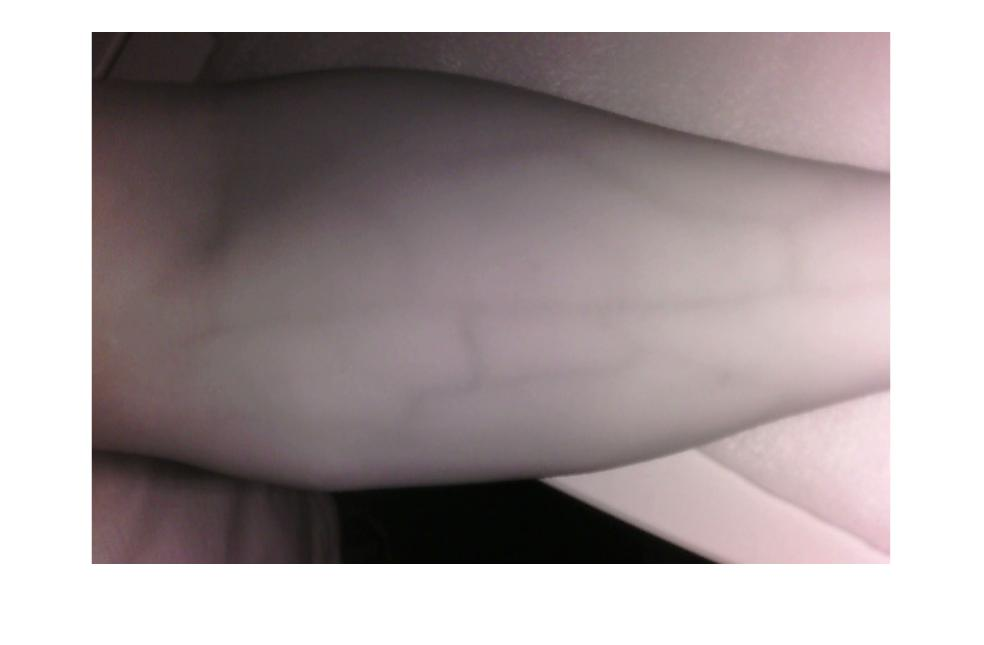
%> input picture Test Code/original.jpg, 984 x 645 px
$ octave test1.m   (GNU Octave 9; MATLAB toolbox functions it lacks are replaced by stand-ins)
%> lines starting %> are read from the running program, lines starting %| are printed output that depends on the picture; in (x1, y1, x2, y2) boxes, pixels count from 0 and x2, y2 are one past the last pixel; in counts of white or black regions, pixels touching at a corner belong together; the program's own positions count from 1
clear; clc;
a = imread('original.jpg');
%> a is the input picture: size 645x984x3 uint8; mean R, G, B 168.6, 158.8, 160.1
a2 = rgb2gray(a);
f = fspecial('laplacian');
af = filter2(f,a2);
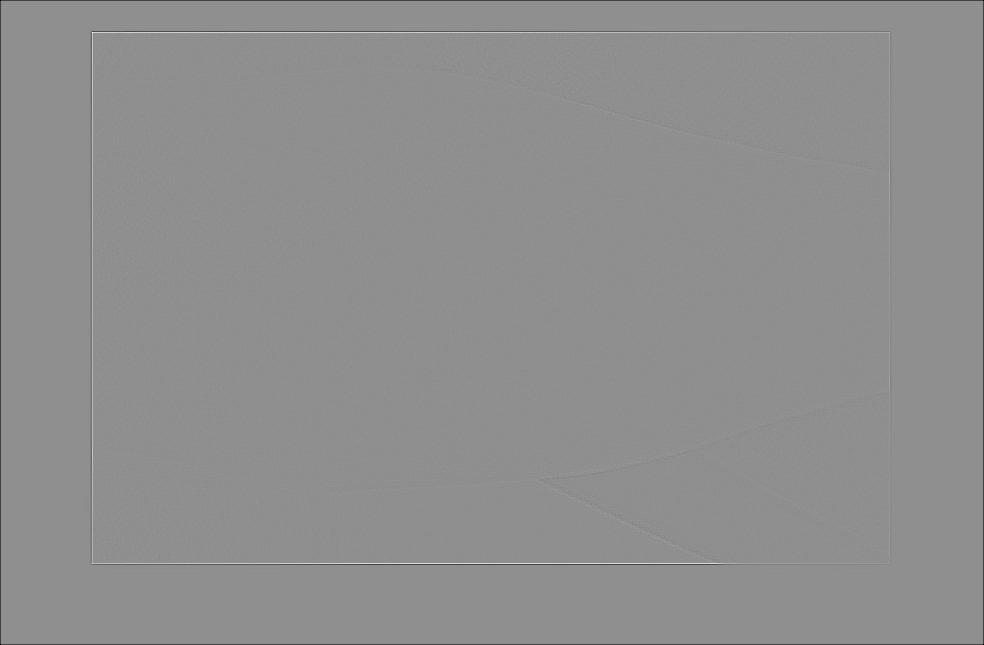
%> af: size 645x984 double; min -467.5, max 364.5, mean -1.3; drawn with min black and max white
imshow(af)
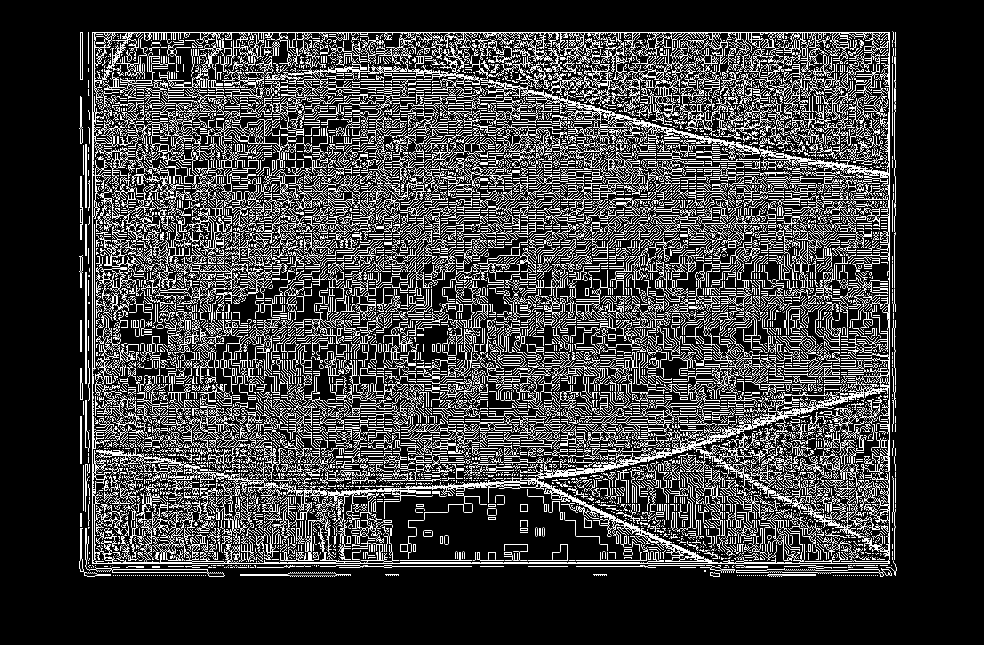
%> displayed picture: size 645x984, on the screen's scale of 0 to 255; min 0, max 255, mean 61.7
e = edge(a2, 'log');
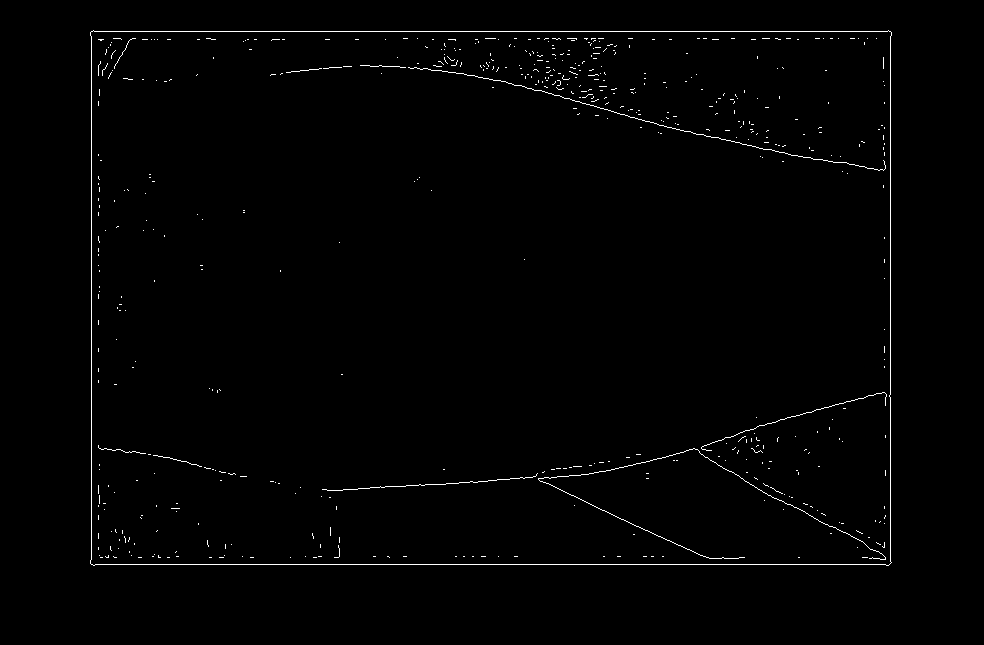
%> e: size 645x984 logical; 0.96% white in thin lines or dots, all inside (x1, y1, x2, y2) = (90, 30, 892, 566)
imshow(e)
h = fspecial('disk');
e1 = edge(a2, 'zerocross',h);
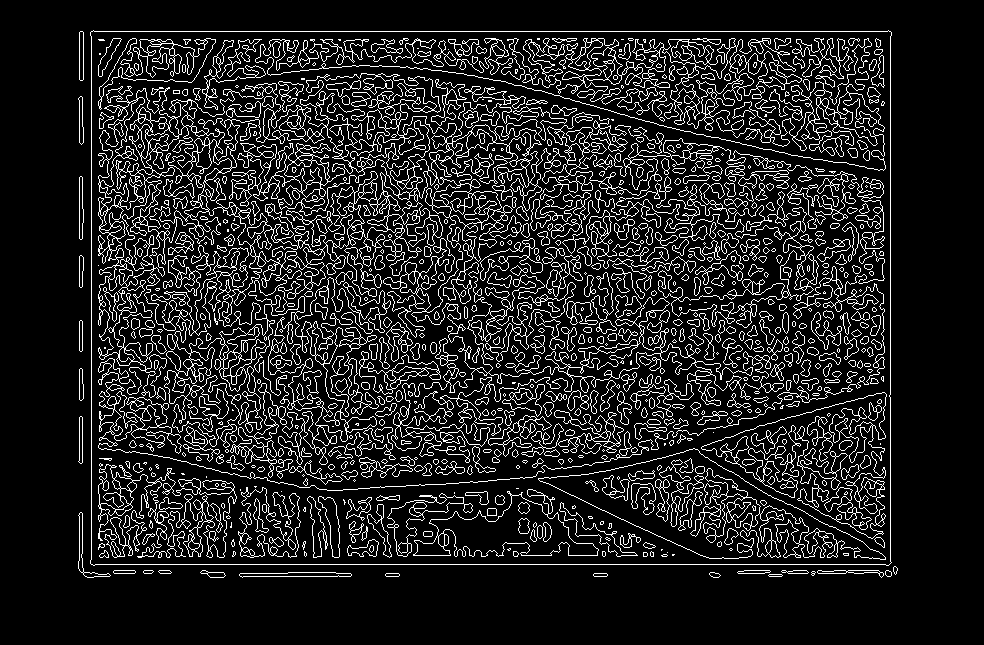
%> e1: size 645x984 logical; 12.9% white in thin lines or dots, all inside (x1, y1, x2, y2) = (78, 30, 898, 578)
imshow(e1)

$ run again, with Test Code/850nm_highpass_freq.png saved as Test Code/original.jpg
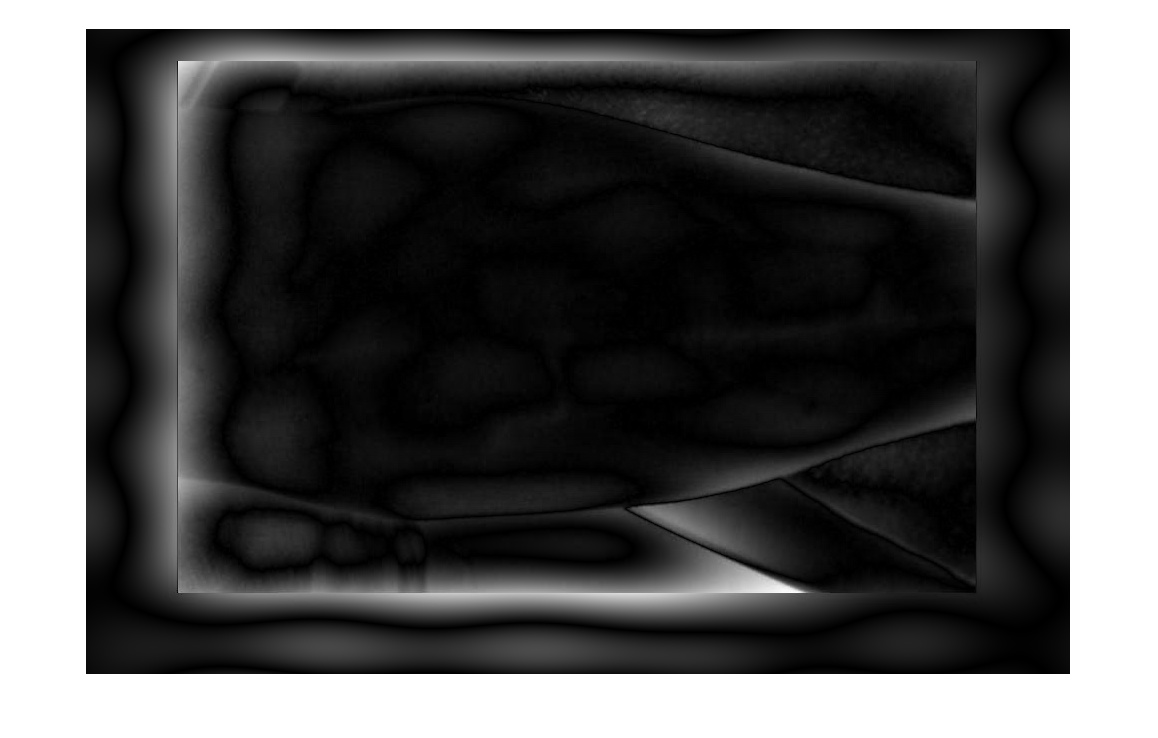
%> input picture Test Code/850nm_highpass_freq.png, 1158 x 738 px
%> a is the input picture: size 738x1158x3 uint8; min 0, max 255, mean 85.2
%> `e = edge(a2, 'log');`:
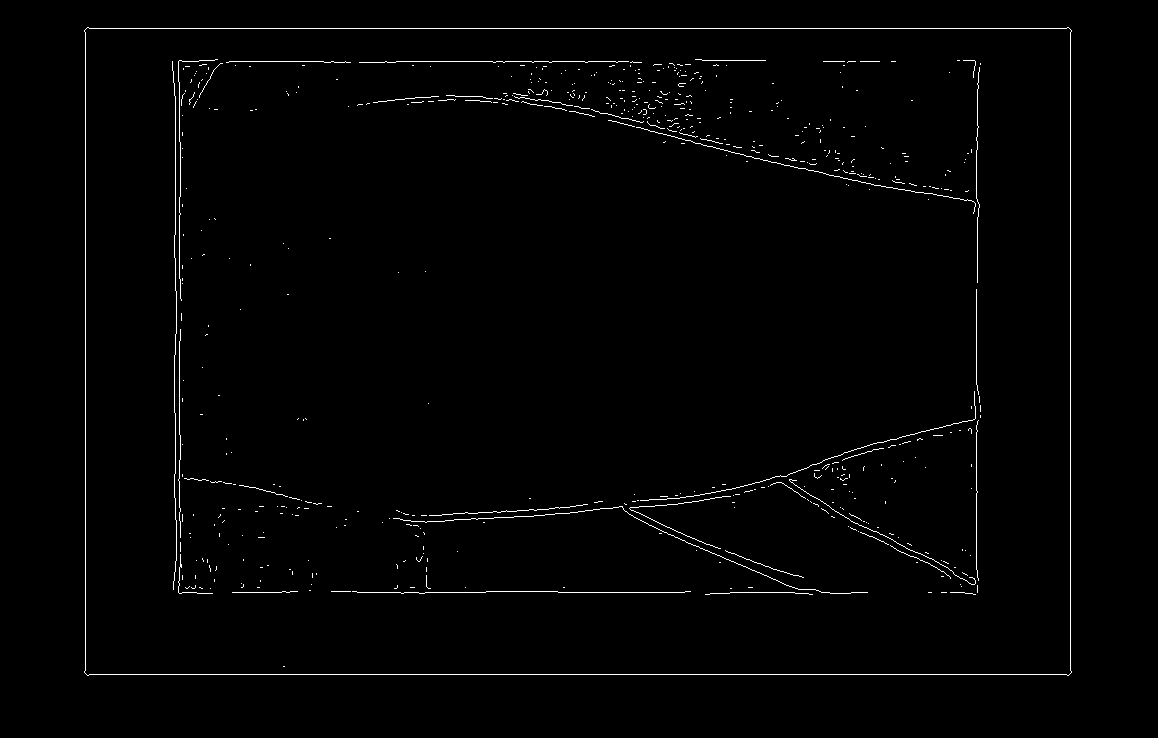
%> e: size 738x1158 logical; 1.2% white in thin lines or dots, all inside (x1, y1, x2, y2) = (84, 27, 1072, 676)
%> `e1 = edge(a2, 'zerocross',h);`:
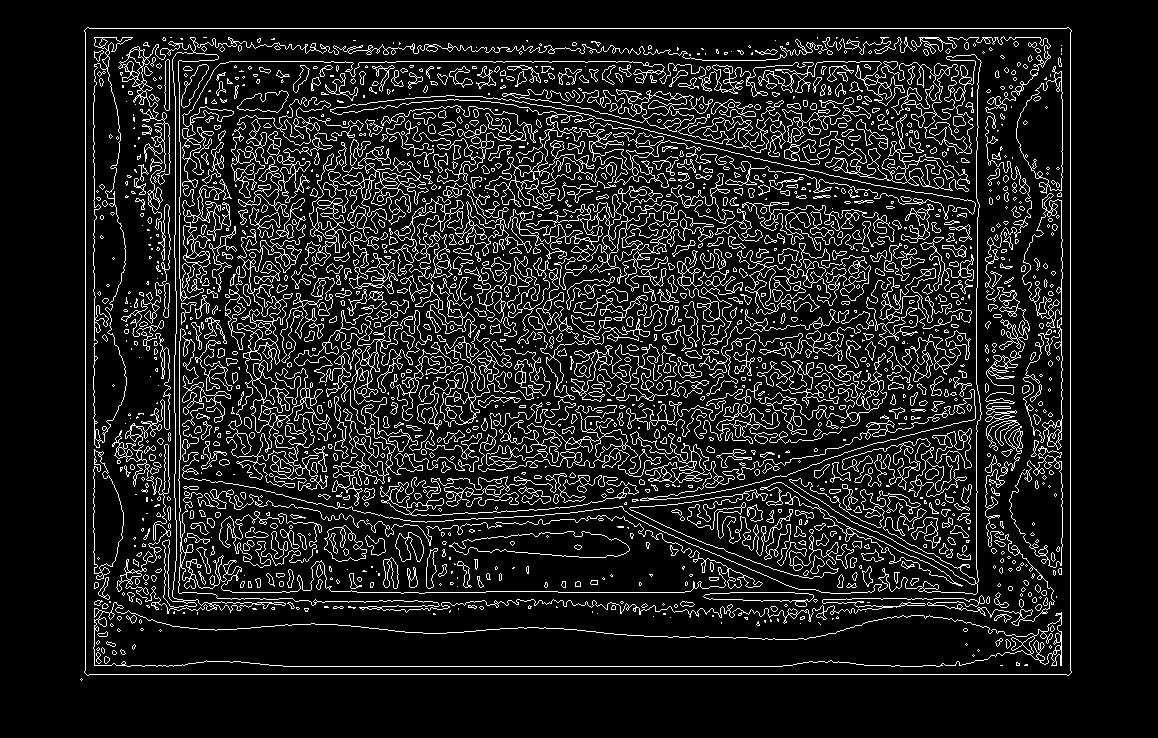
%> e1: size 738x1158 logical; 11.9% white in thin lines or dots, all inside (x1, y1, x2, y2) = (80, 27, 1072, 681)
